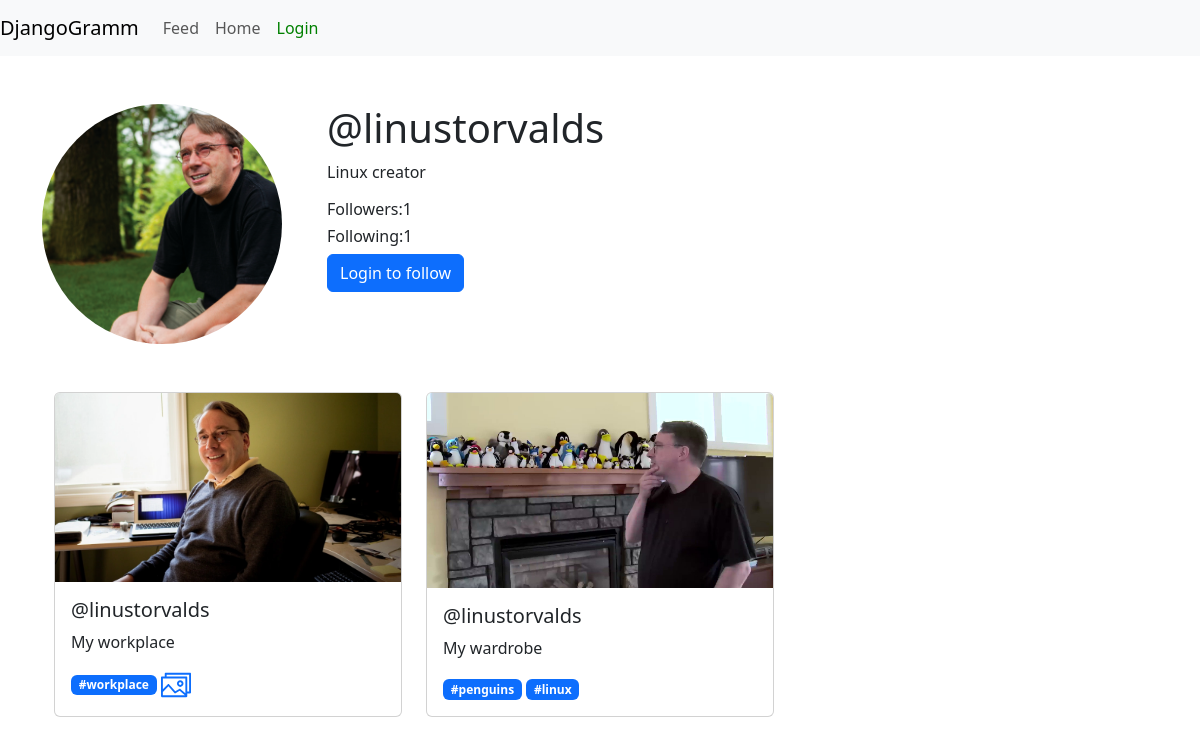
The app's page /profile/2/ with its own data.
### user_profile/models/user.py (models this page shows, shortened)
class User(AbstractUser):
    id = models.AutoField(primary_key=True)
    email = models.EmailField(max_length=255, unique=True)
    username = models.CharField(max_length=100, unique=True)
    first_name = models.CharField(max_length=50)
    last_name = models.CharField(max_length=50)
    bio = models.TextField()
    avatar = models.ImageField(
        upload_to='avatars/', null=True
    )
    password = models.CharField(max_length=20, db_column='password')
    USERNAME_FIELD = 'username'
    REQUIRED_FIELDS = ['email']
    @property
    def get_followers_count(self):
        return Follower.objects.filter(following=self).count()
    @property
    def get_following_count(self):
        return Follower.objects.filter(follower=self).count()

### post/models/post.py (models this page shows, shortened)
class Post(models.Model):
    id = models.AutoField(primary_key=True)
    time_creation = models.DateTimeField(default=timezone.now)
    description = models.TextField(null=True)
    user = models.ForeignKey(
        'user_profile.User', related_name='posts', on_delete=models.CASCADE
    )
    likes = GenericRelation('post.Like', related_query_name='likes')
    tags = models.ManyToManyField('post.Tag', related_name='posts')
    @classmethod
    def _qs(cls) -> Prefetch:
        return Prefetch('post', queryset=cls.objects.all())
    def get_images_for_post(self) -> BaseManager[Image]:
        return (
            Image.objects.prefetch_related(self._qs())
            .filter(post=self)
            .all()
        )

### post/models/image.py (models this page shows, shortened)
class Image(models.Model):
    image_id = models.AutoField(primary_key=True)
    image = models.ImageField(upload_to='images/')
    post = models.ForeignKey(
        'post.Post', on_delete=models.CASCADE, blank=True, null=True,
        related_name='images'
    )

### post/models/tag.py (models this page shows, shortened)
class Tag(models.Model):
    id = models.AutoField(primary_key=True)
    tag = models.CharField(
        max_length=20, unique=True, null=False, blank=False
    )

### user_profile/sites/views.py (the view)
class SomeoneProfileView(DetailView):
    model = User
    template_name = 'someone_profile.html'
    context_object_name = 'user'
    def get_context_data(self, **kwargs: Any) -> dict[str, Any]:
        context = super().get_context_data(**kwargs)
        posts = (
            Post.objects
            .filter(user=self.object)
            .order_by('-time_creation')
        )
        context['posts'] = posts
        return context
    def dispatch(self, request, *args, **kwargs):
        if self.get_object() == self.request.user:
            return redirect('self_profile')
        return super().dispatch(request, *args, **kwargs)

### user_profile/sites/templates/someone_profile.html (shortened to what this page needs)
{% extends 'main.html' %}
{% load static %}
{% block nav %}
<div class="collapse navbar-collapse" id="navbarSupportedContent">
    <ul class="navbar-nav ml-auto">
        <li class="nav-item">
            <a class="nav-link" href="{% url 'feed' %}">Feed</a>
        </li>
        <li class="nav-item">
            <a class="nav-link" href="{% url 'home' %}">Home</a>
        </li>
        {% if request.user.is_authenticated %}
        <li class="nav-item">
            <a class="nav-link" href="{% url 'add_post' %}">New Post</a>
        </li>
        <li class="nav-item">
            <a class="nav-link" href="{% url 'self_profile' %}">My Profile</a>
        </li>
        <li class="nav-item active">
            <a class="nav-link" href="{% url 'logout' %}" style="color: red">Logout</a>
        </li>
        {% else %}
        <li class="nav-item active">
            <a class="nav-link" href="{% url 'login' %}" style="color: green">Login</a>
        </li>
        {% endif %}
    </ul>
</div>
{% endblock %}
{% block content %}
<div class="container mt-5">
    <div class="row">
        <div class="col-md-3">
            {% if user.avatar %}
                <img src="{{ user.avatar.url }}" alt="avatar" class="img-fluid rounded-circle" style="object-fit: cover; width: 15em; height: 15em;">
            {% else %}
                <img src="{% static 'avatars/default_avatar.jpg' %}" alt="default avatar" class="img-fluid rounded-circle" style="object-fit: cover; width: 15em; height: 15em;">
            {% endif %}
        </div>
        <div class="col-md-9">
            <h1>@{{ user.get_username }}</h1>
            <p>{{ user.bio }}</p>
            <div class="d-flex align-items-center">
                <h6 class="mr-2">Followers:</h6>
                <h6 id="follower-count">{{ user.get_followers_count }}</h6>
            </div>
            <h6>Following:{{ user.get_following_count }}</h6>
            {% if request.user.is_authenticated %}
                {% if user.is_followed %}
                <button id="follow-button" value="{{ user.id }}" data-url="{% url 'user_follow' user.pk %}" class="btn btn-secondary">Unfollow</button>
                {% else %}
                <button id="follow-button" value="{{ user.id }}" data-url="{% url 'user_follow' user.pk %}" class="btn btn-primary">Follow</button>
                {% endif %}
            {% else %}
            <a href="{% url 'login' %}" class="btn btn-primary">Login to follow</a>
            {% endif %}
        </div>
    </div>
    <div class="container mt-5">
        <div class="row">
            {% for post in posts %}
            <div class="col-md-4 mb-4">
                <a href="{% url 'post_detail' post.pk %}" class="text-decoration-none">
                    <div class="card" style="height: 100%;">
                        {% if post.get_images_for_post.all %}
                        {% with image=post.get_images_for_post.first %}
                        {% with image_width=image.image.width image_height=image.image.height %}
                            <img src="{{ post.get_images_for_post.first.image.url }}" class="card-img-top" alt="Post Image" style="width: 100%; height: 100%; object-fit: cover;">
                        {% endwith %}
                        {% endwith %}
                        {% endif %}
                        <div class="card-body">
                            <h5 class="card-title">@{{ post.user.username }}</h5>
                            <p class="card-text">{{ post.description }}</p>
                            <div class="card-text">
                                {% for tag in post.tags.all %}
                                <span class="badge bg-primary">#{{ tag.tag }}</span>
                                {% endfor %}
                                {% if post.get_images_for_post.count > 1 %}
                                <img src="{% static '/icons/multiple-image.svg' %}" alt="SVG Image" height="30">
                                {% endif %}
                            </div>
                        </div>
                    </div>
                </a>
            </div>
            {% endfor %}
        </div>
    </div>
</div>
{% endblock %}

### records on screen
User: avatar (picture), get_username "linustorvalds", bio "Linux creator", get_followers_count "1", get_following_count "1"
Post: get_images_for_post.first.image (picture), user.username "linustorvalds", description "My workplace"
Tag: tag "workplace"
Post: get_images_for_post.first.image (picture), user.username "linustorvalds", description "My wardrobe"
Tag: tag "penguins"
Tag: tag "linux"
